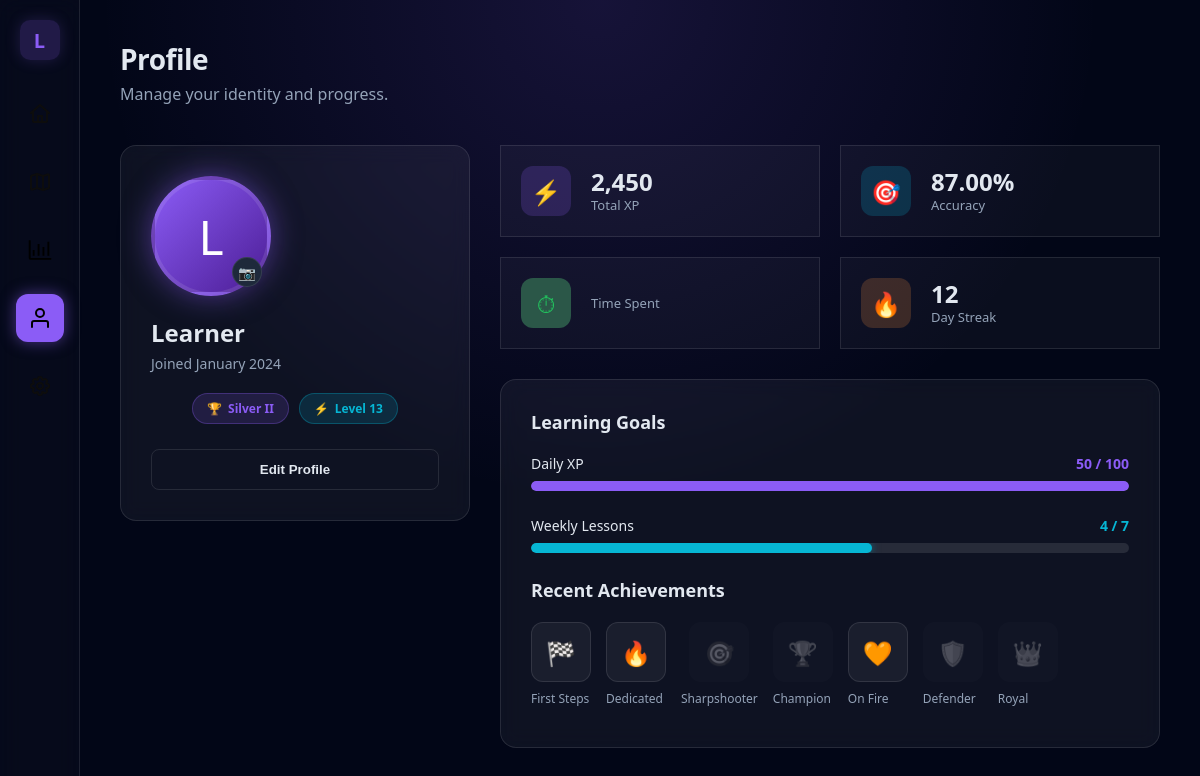
The app's page /profile.php (signed in) with its own data.
### tables this page shows
CREATE TABLE `users` (
    `id` INT(11) NOT NULL AUTO_INCREMENT,
    `username` VARCHAR(50) NOT NULL,
    `email` VARCHAR(100) NOT NULL,
    `password` VARCHAR(255) NOT NULL,
     
    `xp` INT(11) NOT NULL DEFAULT 0,
    `streak` INT(11) NOT NULL DEFAULT 0,
    `accuracy` DECIMAL(5, 2) default 87.00,
    `rank` VARCHAR(50) DEFAULT 'Silver II',
    `created_at` TIMESTAMP NOT NULL DEFAULT CURRENT_TIMESTAMP,
    `last_login` TIMESTAMP NOT NULL DEFAULT CURRENT_TIMESTAMP ON UPDATE CURRENT_TIMESTAMP,
    PRIMARY KEY (`id`),
    UNIQUE KEY `username` (`username`),
    UNIQUE KEY `email` (`email`)
);

CREATE TABLE `achievements` (
    `id` INT(11) NOT NULL AUTO_INCREMENT,
    `name` VARCHAR(100) NOT NULL,
    `description` VARCHAR(255) NOT NULL,
    `icon_emoji` VARCHAR(10) NOT NULL,
    PRIMARY KEY (`id`)
);

### profile.php (the view, shortened to what this page needs)
<?php
$user_id = $_SESSION['user_id'];
$dbHost = 'localhost';
$dbName = 'lingoflow_db';
$dbUser = 'root';
$dbPass = '';
try {
  $pdo = new PDO("mysql:host=$dbHost;dbname=$dbName;charset=utf8mb4", $dbUser, $dbPass);
  $pdo->setAttribute(PDO::ATTR_ERRMODE, PDO::ERRMODE_EXCEPTION);
  $stmt = $pdo->prepare("SELECT username, email, xp, streak, accuracy, rank, created_at FROM users WHERE id = ?");
  $stmt->execute([$user_id]);
  $user = $stmt->fetch(PDO::FETCH_ASSOC);
  $level = floor($user['xp'] / 200) + 1;
  $joinDate = date("F Y", strtotime($user['created_at']));
  $dailyProgress = $user['xp'] % 100;
  $achStmt = $pdo->query("SELECT * FROM achievements");
  $allAchievements = $achStmt->fetchAll(PDO::FETCH_ASSOC);
  $userAchStmt = $pdo->prepare("SELECT achievement_id FROM user_achievements WHERE user_id = ?");
  $userAchStmt->execute([$user_id]);
  $unlockIds = $userAchStmt->fetchAll(PDO::FETCH_COLUMN);
} catch (PDOException $e) {
  die("Database Error: " . $e->getMessage());
}
?>
<!doctype html>
<html lang="en">
<head>
</head>
<body>
  <nav class="sidebar">
    <div class="logo-boxes">L</div>
    <button class="icon-button" onclick="window.location.href = 'index.php'" aria-label="Home">
    </button>
    <button class="icon-button" onclick="window.location.href = 'roadmap.php'" aria-label="Roadmap">
    </button>
    <button class="icon-button" onclick="window.location.href = 'stats.php'" aria-label="Stats">
      <svg fill="#000000" width="24" height="24" viewBox="0 0 16 16" xmlns="http://www.w3.org/2000/svg">
        <path d="M1.75 13.25V1.5H.5v12a1.24 1.24 0 0 0 1.22 1H15.5v-1.25z" />
        <path d="M3.15 8H4.4v3.9H3.15zm3.26-4h1.26v7.9H6.41zm3.27 2h1.25v5.9H9.68zm3.27-3.5h1.25v9.4h-1.25z" />
      </svg>
    </button>
    <button class="icon-button active" onclick="window.location.href = 'profile.php'" aria-label="Profile">
    </button>
    <button class="icon-button" onclick="window.location.href = 'settings.php'" aria-label="Settings">
    </button>
  </nav>
  <main class="main-content">
    <header>
      <h1>Profile</h1>
      <p class="sub-header">Manage your identity and progress.</p>
    </header>
    <div class="profile-layout">
      <div class="glass-panel identity card">
        <div class="avatar-large">
          <?php echo strtoupper(substr($user['username'], 0, 1)); ?>
          <div class="edit-badge" title="Upload Avatar">📷</div>
        </div>
        <h2 class="user-name"><?php echo htmlspecialchars($user['username']); ?></h2>
        <p class="join-date">Joined <?php echo $joinDate; ?></p>
        <div class="badges-row">
          <div class="badge-pill badge-rank">
            <span>🏆</span><?php echo htmlspecialchars($user['rank']); ?>
          </div>
          <div class="badge-pill badge-level">
            <span>⚡</span> Level <?php echo $level; ?>
          </div>
        </div>
        <button class="button-outline">Edit Profile</button>
      </div>
      <div class="stats-section">
        <div class="stats-grid">
          <div class="stat-box">
            <div class="stat-icon" style="
                  background: rgba(139, 92, 246, 0.2);
                  color: var(--violet);
                ">
              ⚡
            </div>
            <div>
              <div class="stat-value"><?php echo number_format($user['xp']); ?></div>
              <div class="stat-label">Total XP</div>
            </div>
          </div>
          <div class="stat-box">
            <div class="stat-icon" style="background: rgba(6, 182, 212, 0.2); color: var(--green)">
              🎯
            </div>
            <div>
              <div class="stat-value"><?php echo $user['accuracy']; ?>%</div>
              <div class="stat-label">Accuracy</div>
            </div>
          </div>
          <div class="stat-box">
            <div class="stat-icon" style="background: #2b5748; color: var(--green)">
              ⏱
            </div>
            <div>
              <div class="stat-label">Time Spent</div>
            </div>
          </div>
          <div class="stat-box">
            <div class="stat-icon" style="
                  background: rgba(251, 146, 60, 0.2);
                  color: var(--orange);
                ">
              🔥
            </div>
            <div>
              <div class="stat-value"><?php echo $user['streak']; ?></div>
              <div class="stat-label">Day Streak</div>
            </div>
          </div>
        </div>
        <div class="glass-panel">
          <h3>Learning Goals</h3>
          <div class="goal-item">
            <div class="goal-info">
              <span>Daily XP</span>
              <span style="color: var(--violet); font-weight: bold"><?php echo $dailyProgress; ?>
                / 100</span>
            </div>
            <div class="progress-track">
              <div class="progress-fill" style=" width: <?php echo $dailyProgress; ?>;
                    background: var(--violet);
                    box-shadow: 0 0 10px var(--violet-glow);
                  "></div>
            </div>
          </div>
          <div class="goal-item">
            <div class="goal-info">
              <span>Weekly Lessons</span>
              <span style="color: var(--cyan); font-weight: bold">4 / 7</span>
            </div>
            <div class="progress-track">
              <div class="progress-fill" style="
                    width: 57%;
                    background: var(--cyan);
                    box-shadow: 0 0 10px rgba(6, 182, 212, 0.5);
                  "></div>
            </div>
          </div>
          <h3>Recent Achievements</h3>
          <div class="achievements-row">
            <?php foreach ($allAchievements as $ach):
              $isUnlocked = in_array($ach['id'], $unlockIds);
              $class = $isUnlocked ? '' : 'locked';
              $colors = ['var(--green)', 'var(--orange)', 'var(--violet)', 'var(--cyan)'];
              $color = $isUnlocked ? $colors[$ach['id'] % 4] : '';
              ?>
              <div class="achviement-item <?php echo $class; ?>">
                <div class="ach-icon" style="<?php echo $isUnlocked ? "color: $color;" : ""; ?>">
                  <?php echo $ach['icon_emoji']; ?>
                </div>
                <div class="ach-name"><?php echo htmlspecialchars($ach['name']); ?></div>
              </div>
            <?php endforeach; ?>
          </div>
        </div>
      </div>
    </div>
  </main>
</body>
</html>

### records on screen
users: username "L", username "Learner", created_at "January 2024", rank "Silver II", xp "13", xp "2,450", accuracy "87.00", streak "12", xp "50"
achievements: icon_emoji "🏁", name "First Steps"
achievements: icon_emoji "🔥", name "Dedicated"
achievements: icon_emoji "🎯", name "Sharpshooter"
achievements: icon_emoji "🏆", name "Champion"
achievements: icon_emoji "🧡", name "On Fire"
achievements: icon_emoji "🛡️", name "Defender"
achievements: icon_emoji "👑", name "Royal"
